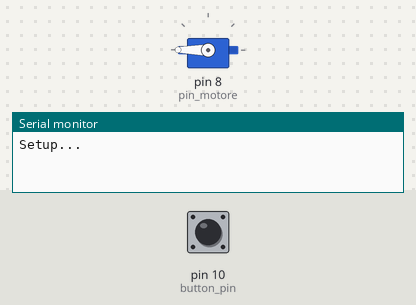
Simulated run of this sketch. Board: Arduino Uno, built with avr-gcc and run on an emulated ATmega328P. Shown: servo, the last lines printed to the serial monitor. Inputs (shaded band) come from the test bench; at power-on: pin 10 (button_pin) HIGH.

Above: at 0.1 s.
At 121.5 s:
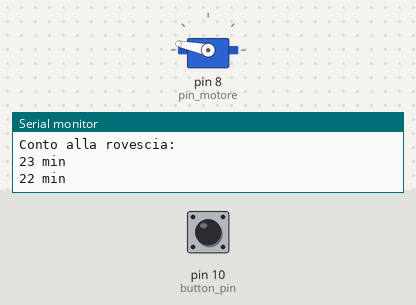
Timing chart, 0 to 123.0 s (numbered marks = the images above):
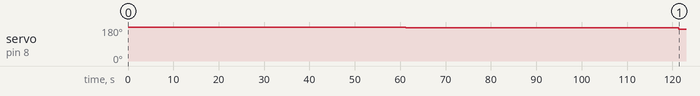

Measured:
- by itself, servo on pin 8 (pin_motore): 180° → 176° at 61.2 s, → 168° 60.2 s later

The sketch:

timer.ino
```cpp
#define WORK 23
#define PAUSE 17
#include <Servo.h>

int button_status=0;
int button_pin=10;
int pinBuzzer=7;
int pin_motore=8;

long t = 0;
long debounce_delay = 1000;

 Servo mioServo;

void setup() {
  // put your setup code here, to run once:
     pinMode(button_pin,INPUT_PULLUP);
  Serial.begin(9600);
  Serial.println("Setup...");
   mioServo.attach(pin_motore);
   mioServo.write(180);
   mioServo.write(90);
   mioServo.write(180);
}

void loop() {
  // put your main code here, to run repeatedly:
  int pin_value=digitalRead(button_pin);
  delay(10);
  //Serial.println(pin_value);
  /*
  if(button_status!=pin_value){
    button_status=pin_value;

    Serial.print(button_status);
    Serial.println("Starting countdown...");
    contoAllaRovesciaServo();
    }
    */

     if (pin_value)
       if ( (millis() - t) > debounce_delay) {

          Serial.println("Starting countdown...");
          contoAllaRovesciaServo();
        t = millis();
      }
}

void buzzer_sound(){
   // Coin Sound da SuperMario
  tone(pinBuzzer, 988,100);    // Nota B5
  delay(100);
  tone(pinBuzzer,1319,850);    // Nota E6
}

void contoAllaRovesciaServo() {
  Serial.println("Conto alla rovescia: ");
  int passi = WORK;

  for (int i = passi; i >= 0; i--) {
    mioServo.write(i * 8);

    for (int j=0;j<60;j++)
      delay(1000);
    delay(200);
    Serial.print(i);
    Serial.println(" min");
  }

 mioServo.write(180);
 buzzer_sound();
 delay(500);
}
```
